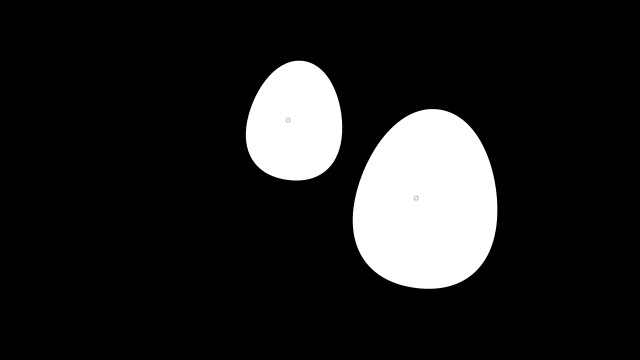
Frame 1 (no input)
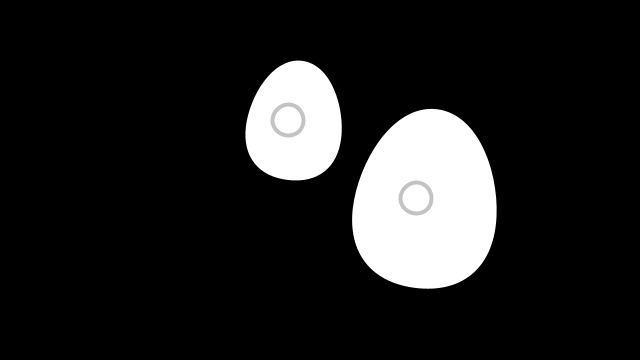
Frame 60 (the mouse pressed at the canvas centre just before this capture)
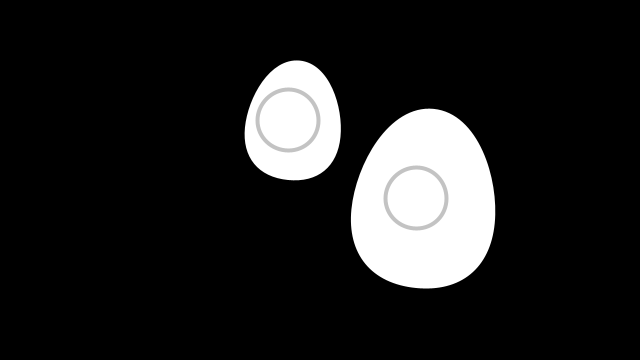
Frame 120 (the mouse held since frame 60 and released just before this capture)

The Processing sketch that drew these frames (run headless with seeded random() and noise(); from frame 60 on, the mouse is pressed at the canvas centre):

// Processing sketch: CompositeObjects
// ── CompositeObjects.pde
/**
 * Composite Objects
 * 
 * An object can include several other objects. Creating such composite objects 
 * is a good way to use the principles of modularity and build higher levels of 
 * abstraction within a program.
 */

EggRing er1, er2;


void setup() {
  size(640, 360);
  er1 = new EggRing(width*0.45, height*0.5, 0.1, 120);
  er2 = new EggRing(width*0.65, height*0.8, 0.05, 180);
}


void draw() {
  background(0);
  er1.transmit();
  er2.transmit();
}
// ── Egg.pde
class Egg {
  float x, y; // X-coordinate, y-coordinate
  float tilt; // Left and right angle offset
  float angle; // Used to define the tilt
  float scalar; // Height of the egg

  // Constructor
  Egg(float xpos, float ypos, float t, float s) {
    x = xpos;
    y = ypos;
    tilt = t;
    scalar = s / 100.0;
  }

  void wobble() {
    tilt = cos(angle) / 8;
    angle += 0.1;
  }

  void display() {
    noStroke();
    fill(255);
    pushMatrix();
    translate(x, y);
    rotate(tilt);
    scale(scalar);
    beginShape();
    vertex(0, -100);
    bezierVertex(25, -100, 40, -65, 40, -40);
    bezierVertex(40, -15, 25, 0, 0, 0);
    bezierVertex(-25, 0, -40, -15, -40, -40);
    bezierVertex(-40, -65, -25, -100, 0, -100);
    endShape();
    popMatrix();
  }
}
// ── EggRing.pde
class EggRing {
  Egg ovoid;
  Ring circle = new Ring();

  EggRing(float x, float y, float t, float sp) {
    ovoid = new Egg(x, y, t, sp);
    circle.start(x, y - sp/2);
  }

  void transmit() {
    ovoid.wobble();
    ovoid.display();
    circle.grow();
    circle.display();
    if (circle.on == false) {
      circle.on = true;
    }
  }
}
// ── Ring.pde
class Ring {
  
  float x, y; // X-coordinate, y-coordinate
  float diameter; // Diameter of the ring
  boolean on = false; // Turns the display on and off
  
  void start(float xpos, float ypos) {
    x = xpos;
    y = ypos;
    on = true;
    diameter = 1;
  }
  
  void grow() {
    if (on == true) {
      diameter += 0.5;
      if (diameter > width*2) {
        diameter = 0.0;
      }
    }
  }
  
  void display() {
    if (on == true) {
      noFill();
      strokeWeight(4);
      stroke(155, 153);
      ellipse(x, y, diameter, diameter);
    }
  }
}
